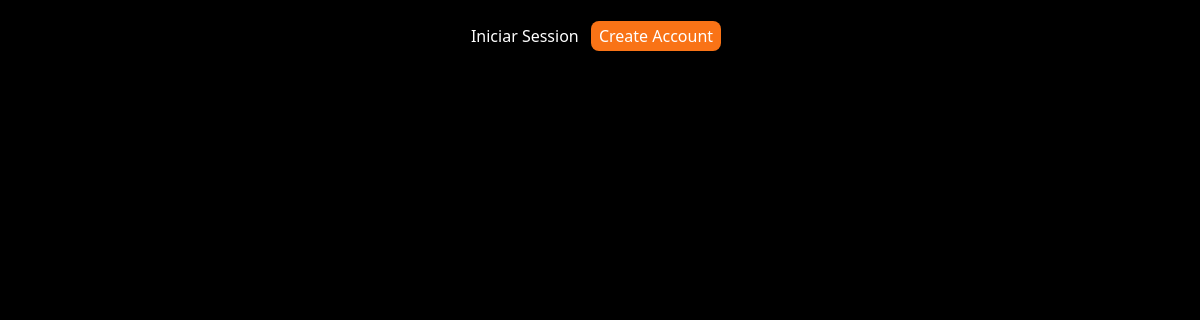
Before: / with the older database file.
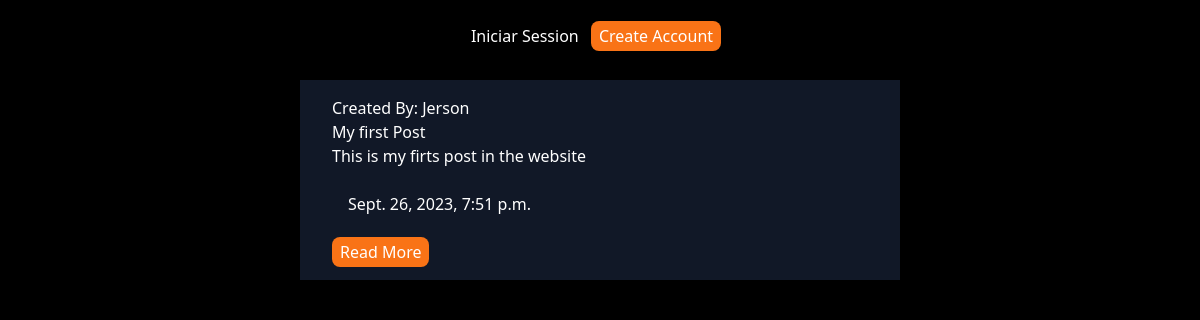
After: the same page with the newer database file.
### blog/models.py (models this page shows)
class Post(models.Model):
    postName = models.CharField(max_length=255)
    postDescript = models.CharField(max_length=255)
    postCreator  = models.ForeignKey(User, default=1, on_delete=models.CASCADE)
    dateCreate = models.DateTimeField(default=timezone.now())

### blog/views.py (the view)
# urls.py: path('', views.home,name='home'),
def home(request):
    user = User
    post = Post.objects.all()
    creator = User.objects.all().values()
    template = get_template('home.html')
    context = {
        "post":post,
        "userCreator":creator,
        "user": request.user,
    }
    return HttpResponse(template.render(context,request))

### blog/templates/home.html (shortened to what this page needs)
{% extends 'base.html'%}
{% block contend%}
<header class='my-2'>
    <ul class="flex items-center justify-center flex-wrap">
        {% if request.user.is_authenticated%}
            <li class="my-2 mx-2">
                <a href="profile/{{user.id}}" class="text-white sm:text-2xl" >My Profile</a>
            </li>
            <li class="sm:my-4 sm:mx-2 bg-orange-500 py-1 px-2 rounded-lg">
                <a href="{% url 'createPost'%}" class="text-white sm:text-2xl">Create Post</a>
            </li>
            <li>
                <div class="mx-4">
                    <a class="text-white sm:text-2xl">{{user}}</a>
                    <a href="{% url 'logOut' %}" class="text-white bg-orange-500 py-1 px-2 rounded-lg">LogOut</a>
                </div>
            </li>
        {% else %}
            <li class="my-4">
                <a href="{% url 'login'%}" class="text-white">Iniciar Session</a>
                <a href="{% url 'register'%}" class="text-white mx-2 bg-orange-500 py-1 px-2 rounded-lg">Create Account</a>
            </li>
        {% endif %}
    </ul>
</header>
<div class="">
    {% for x in post %}
    <div class="flex justify-center items-center flex-wrap">
        <div class="bg-gray-900 my-2 mx-2 py-4 px-8 text-1xl sm:w-2/4">
            <h3 class="text-white">Created By: {{x.postCreator.username}} </h3>
            <h2 class="text-white">{{x.postName}} </h2>
            <h2 class="text-white">{{x.postDescript}} </h2>
            <p class="text-white my-2"> {{x.dateCreate}} </p>
            <a href="post/{{x.id}}" class="text-white bg-orange-500 py-1 px-2 rounded-lg">Read More</a>
        </div>
    </div>
{%endfor%}
</div>
{%endblock%}

### blog/templates/base.html (shortened to what this page needs)
<!DOCTYPE html>
<html lang="en">
<head>
    {% load static %}
    {% block head%}
    <script src="https://cdn.tailwindcss.com"></script>
    <link rel="stylesheet" href="{% static 'base.css' %}">
    {% endblock%}
</head>
<body class="bg-black">
    {%block contend %}
    {%endblock%}
</body>
</html>

### blog/static/base.css (style rules this page uses)
body { color: white; }
p { padding: 1rem; color: white; }
ul { margin: 0rem 1rem; text-align: center; color: orange; }

Changed rows visible on the page:
added Post: postCreator.username "Jerson", postName "My first Post", postDescript "This is my firts post in the website", dateCreate "Sept. 26, 2023, 7:51 p.m."
